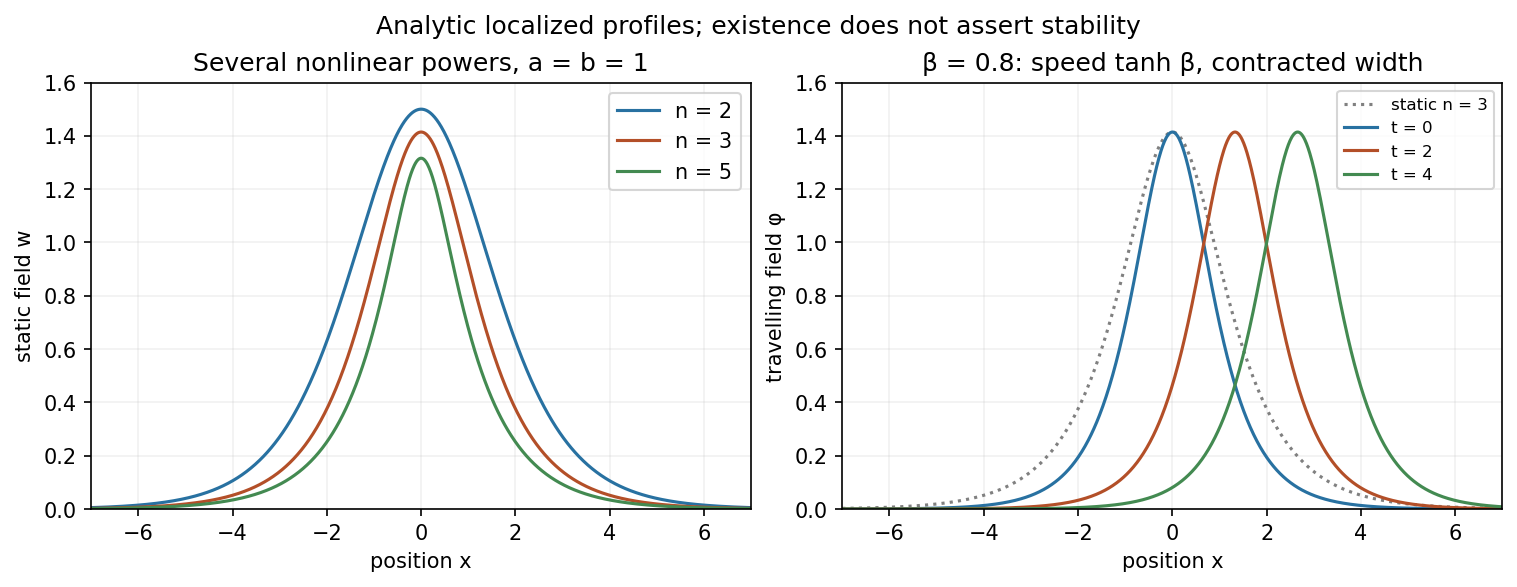

Write the Python code that produced this figure.
"""Original explanatory figure. Python 3.14, NumPy 2.3, Matplotlib 3.10."""
from pathlib import Path
import numpy as np
import matplotlib
matplotlib.use('Agg')
import matplotlib.pyplot as plt
plt.rcParams.update({'font.size':10,'figure.facecolor':'white','axes.facecolor':'white','savefig.facecolor':'white'})

fig,axs=plt.subplots(1,2,figsize=(10,3.8),layout='constrained');x=np.linspace(-7,7,1200)
def pulse(x,n):return ((n+1)/2)**(1/(n-1))/np.cosh((n-1)*x/2)**(2/(n-1))
for n,col in [(2,'#2871a1'),(3,'#b34f28'),(5,'#438a51')]:axs[0].plot(x,pulse(x,n),color=col,label=f'n = {n}')
axs[0].set(xlabel='position x',ylabel='static field w',title='Several nonlinear powers, a = b = 1');axs[0].legend()
beta=.8;v=np.tanh(beta)
axs[1].plot(x,pulse(x,3),c='gray',ls=':',label='static n = 3')
for time,col in [(0,'#2871a1'),(2,'#b34f28'),(4,'#438a51')]:axs[1].plot(x,pulse(np.cosh(beta)*(x-v*time),3),color=col,label=f't = {time}')
axs[1].set(xlabel='position x',ylabel='travelling field φ',title='β = 0.8: speed tanh β, contracted width');axs[1].legend(fontsize=8)
for ax in axs:ax.grid(alpha=.18);ax.set_xlim(-7,7);ax.set_ylim(0,1.6)
fig.suptitle('Analytic localized profiles; existence does not assert stability')

fig.savefig(Path(__file__).stem+'.png',dpi=150,bbox_inches='tight',facecolor='white');plt.close(fig)
